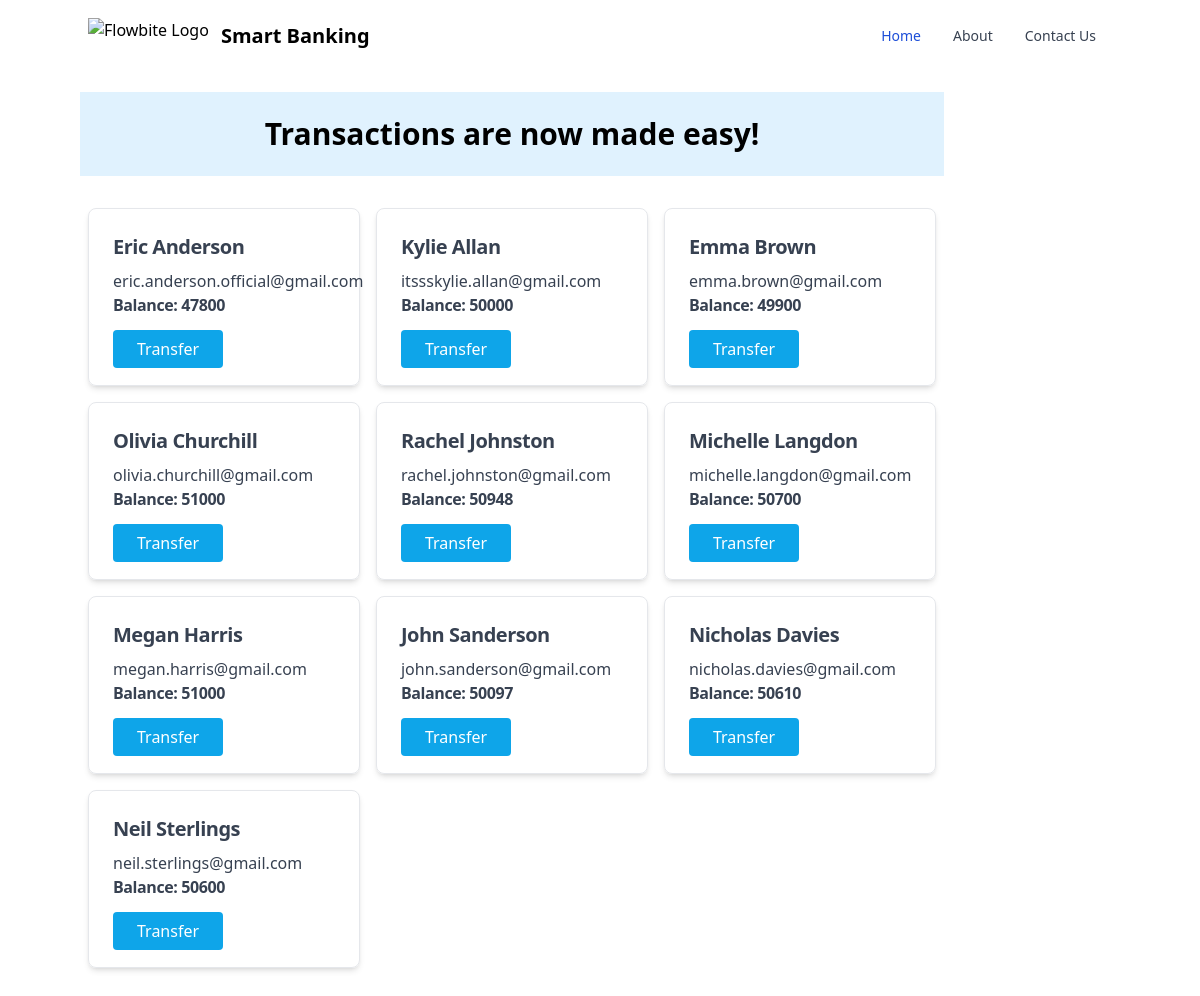
Page /all_user.php on the committed database.
### tables this page shows
CREATE TABLE `customers` (
  `id` int(255) NOT NULL,
  `name` varchar(255) NOT NULL,
  `email` varchar(255) NOT NULL,
  `balance` int(255) NOT NULL
);

### all_user.php (the view)
<?php include 'header.php' ?>
<div class="container py-5 px-20">
    <h5 class="md:text-3xl bg-sky-100 font-bold text-center p-6">Transactions are now made easy!</h5>
    <section class="overflow-hidden text-gray-700 pt-6">
        <div class="container flex flex-wrap mx-auto content-center">
            <?php
            $sql = "SELECT * FROM customers";
            $users = $con->query($sql);
            if(mysqli_num_rows($users) > 0) {
                while($row = mysqli_fetch_assoc($users)) {
            ?>
            <div class="p-2 rounded xl:w-1/4 lg:w-1/3 md:w-1/2 sm:w-1/1">
                <div class="block max-w-sm p-6 border border-gray-200 rounded-lg shadow-md dark:bg-gray-800 dark:border-gray-700 dark:hover:bg-sky-500">
                    <h5 class="mb-2 text-xl font-bold tracking-tight"><?php echo $row['name']; ?></h5>
                    <p class="font-normal"><?php echo $row['email']; ?></p>
                    <h6 class="mb-2 font-bold tracking-tight pb-3">Balance: <span><?php echo $row['balance']; ?></span></h6>
                    <a href="user.php?id=<?php echo $row['id']; ?>" class="px-6 py-2 rounded text-white bg-sky-500 hover:bg-sky-700">Transfer</a>
                </div>
            </div>
            <?php
            }
            }
            ?>
        </div>
    </section>
</div>
<?php include 'footer.php' ?>

### header.php (shortened to what this page needs)
<!doctype html>
<html>
<head>
  <script src="https://cdn.tailwindcss.com?plugins=forms,typography,aspect-ratio,line-clamp"></script>
</head>
<body>
  <nav class="bg-white border-gray-200 px-2 sm:px-4 py-2.5 rounded dark:bg-gray-900">
    <div class="container flex flex-wrap items-center justify-between mx-auto">
      <a href="https://www.thesparksfoundationsingapore.org/" class="flex items-center">
          <img src="https://www.thesparksfoundationsingapore.org/images/logo_small.png" class="h-6 mr-3 sm:h-9" alt="Flowbite Logo" />
          <span class="self-center text-xl font-semibold whitespace-nowrap dark:text-white">Smart Banking</span>
      </a>
      <div class="hidden w-full md:block md:w-auto" id="navbar-default">
        <ul class="flex flex-col p-4 mt-4 border border-gray-100 rounded-lg bg-gray-50 md:flex-row md:space-x-8 md:mt-0 md:text-sm md:font-medium md:border-0 md:bg-white dark:bg-gray-800 md:dark:bg-gray-900 dark:border-gray-700">
          <li>
            <a href="#" class="block py-2 pl-3 pr-4 text-white bg-blue-700 rounded md:bg-transparent md:text-blue-700 md:p-0 dark:text-white" aria-current="page">Home</a>
          </li>
          <li>
            <a href="#" class="block py-2 pl-3 pr-4 text-gray-700 rounded hover:bg-gray-100 md:hover:bg-transparent md:border-0 md:hover:text-blue-700 md:p-0 dark:text-gray-400 md:dark:hover:text-white dark:hover:bg-gray-700 dark:hover:text-white md:dark:hover:bg-transparent">About</a>
          </li>
          <li>
            <a href="#" class="block py-2 pl-3 pr-4 text-gray-700 rounded hover:bg-gray-100 md:hover:bg-transparent md:border-0 md:hover:text-blue-700 md:p-0 dark:text-gray-400 md:dark:hover:text-white dark:hover:bg-gray-700 dark:hover:text-white md:dark:hover:bg-transparent">Contact Us</a>
          </li>
        </ul>
      </div>
    </div>
  </nav>

### footer.php
</body>
</html>

### rows in the picture
customers: name "Eric Anderson", email "eric.anderson.official@gmail.com", balance "47800"
customers: name "Kylie Allan", email "itssskylie.allan@gmail.com", balance "50000"
customers: name "Emma Brown", email "emma.brown@gmail.com", balance "49900"
customers: name "Olivia Churchill", email "olivia.churchill@gmail.com", balance "51000"
customers: name "Rachel Johnston", email "rachel.johnston@gmail.com", balance "50948"
customers: name "Michelle Langdon", email "michelle.langdon@gmail.com", balance "50700"
customers: name "Megan Harris", email "megan.harris@gmail.com", balance "51000"
customers: name "John Sanderson", email "john.sanderson@gmail.com", balance "50097"
customers: name "Nicholas Davies", email "nicholas.davies@gmail.com", balance "50610"
customers: name "Neil Sterlings", email "neil.sterlings@gmail.com", balance "50600"
